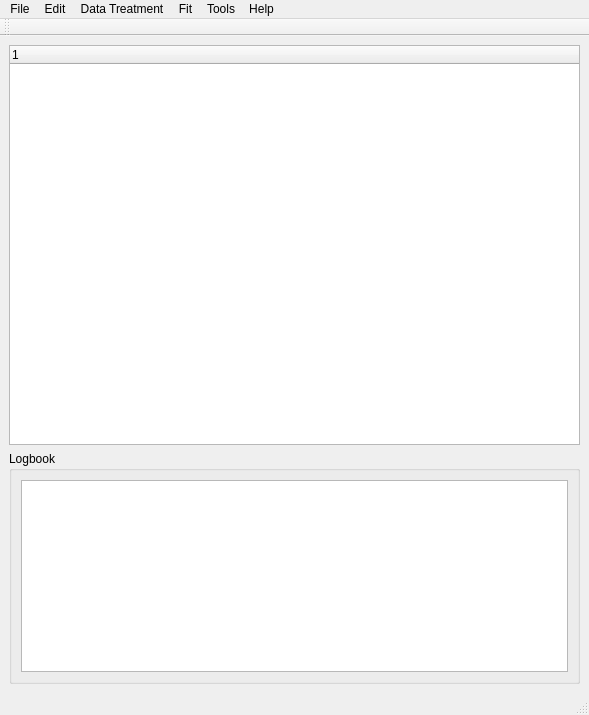
<?xml version="1.0" encoding="UTF-8"?>
<ui version="4.0">
 <class>mainGuisaxsWindows</class>
 <widget class="QMainWindow" name="mainGuisaxsWindows">
  <property name="geometry">
   <rect>
    <x>0</x>
    <y>0</y>
    <width>589</width>
    <height>712</height>
   </rect>
  </property>
  <property name="windowTitle">
   <string>MainWindow</string>
  </property>
  <property name="statusTip">
   <string/>
  </property>
  <widget class="QWidget" name="centralwidget">
   <layout class="QVBoxLayout" name="verticalLayout_5">
    <item>
     <widget class="QTreeWidget" name="treeWidget">
      <property name="minimumSize">
       <size>
        <width>0</width>
        <height>400</height>
       </size>
      </property>
      <property name="alternatingRowColors">
       <bool>false</bool>
      </property>
      <property name="rootIsDecorated">
       <bool>true</bool>
      </property>
      <property name="itemsExpandable">
       <bool>true</bool>
      </property>
      <property name="animated">
       <bool>true</bool>
      </property>
      <property name="expandsOnDoubleClick">
       <bool>true</bool>
      </property>
      <column>
       <property name="text">
        <string notr="true">1</string>
       </property>
      </column>
     </widget>
    </item>
    <item>
     <widget class="QGroupBox" name="groupBox_2">
      <property name="sizePolicy">
       <sizepolicy hsizetype="Expanding" vsizetype="Fixed">
        <horstretch>0</horstretch>
        <verstretch>0</verstretch>
       </sizepolicy>
      </property>
      <property name="maximumSize">
       <size>
        <width>16777215</width>
        <height>400</height>
       </size>
      </property>
      <property name="title">
       <string>Logbook</string>
      </property>
      <layout class="QVBoxLayout" name="verticalLayout_4">
       <item>
        <widget class="QTextBrowser" name="multitxt">
         <property name="sizePolicy">
          <sizepolicy hsizetype="Expanding" vsizetype="Expanding">
           <horstretch>0</horstretch>
           <verstretch>0</verstretch>
          </sizepolicy>
         </property>
        </widget>
       </item>
      </layout>
     </widget>
    </item>
   </layout>
  </widget>
  <widget class="QMenuBar" name="menubar">
   <property name="geometry">
    <rect>
     <x>0</x>
     <y>0</y>
     <width>589</width>
     <height>21</height>
    </rect>
   </property>
   <widget class="QMenu" name="menuFile">
    <property name="title">
     <string>File</string>
    </property>
    <widget class="QMenu" name="menuRecents">
     <property name="title">
      <string>Recents</string>
     </property>
    </widget>
    <addaction name="actionOpen"/>
    <addaction name="actionOpen_Dataset"/>
    <addaction name="actionAppend_Dataset"/>
    <addaction name="separator"/>
    <addaction name="menuRecents"/>
    <addaction name="separator"/>
    <addaction name="actionSave"/>
    <addaction name="actionSave_As"/>
    <addaction name="actionExport"/>
    <addaction name="separator"/>
    <addaction name="actionGenerate_treatment_file"/>
    <addaction name="separator"/>
    <addaction name="actionReset_datas"/>
    <addaction name="separator"/>
    <addaction name="actionExit"/>
   </widget>
   <widget class="QMenu" name="menuEdit">
    <property name="title">
     <string>Edit</string>
    </property>
    <addaction name="actionSelect_All"/>
    <addaction name="actionUnselect_All"/>
    <addaction name="separator"/>
    <addaction name="actionSelect_Only_Parents"/>
    <addaction name="actionSelect_Only_Childs"/>
    <addaction name="separator"/>
    <addaction name="actionRefresh_from_file"/>
    <addaction name="actionRename"/>
    <addaction name="actionRemove"/>
    <addaction name="actionRemove_selected"/>
    <addaction name="actionDuplicate"/>
    <addaction name="actionDuplicate_without_links"/>
    <addaction name="actionRemove_dependencies"/>
    <addaction name="separator"/>
    <addaction name="actionClip_Q_range"/>
    <addaction name="actionScale_Q_range"/>
    <addaction name="actionConcatenate"/>
    <addaction name="separator"/>
    <addaction name="actionCalculator"/>
    <addaction name="actionAddReferenceValue"/>
    <addaction name="separator"/>
    <addaction name="actionChange_color"/>
    <addaction name="separator"/>
    <addaction name="actionSet_as_reference"/>
    <addaction name="actionSet_as_Background"/>
    <addaction name="separator"/>
    <addaction name="actionInfo"/>
   </widget>
   <widget class="QMenu" name="menuData_Treatment">
    <property name="title">
     <string>Data Treatment</string>
    </property>
   </widget>
   <widget class="QMenu" name="menuFit">
    <property name="title">
     <string>Fit</string>
    </property>
   </widget>
   <widget class="QMenu" name="menuTools">
    <property name="title">
     <string>Tools</string>
    </property>
    <addaction name="actionX_ray_absorption"/>
    <addaction name="actionFind_peaks"/>
    <addaction name="actionSmooth"/>
    <addaction name="actionDerivate"/>
    <addaction name="actionInterpolate"/>
    <addaction name="actionGenerate_Noise"/>
    <addaction name="actionStatistics"/>
   </widget>
   <widget class="QMenu" name="menuHelp">
    <property name="title">
     <string>Help</string>
    </property>
    <widget class="QMenu" name="menuDocuments">
     <property name="title">
      <string>Documents</string>
     </property>
     <property name="icon">
      <iconset>
       <normalon>../images/environ.png</normalon>
      </iconset>
     </property>
    </widget>
    <addaction name="menuDocuments"/>
    <addaction name="actionChanges"/>
    <addaction name="actionLicence"/>
    <addaction name="actionAbout"/>
   </widget>
   <addaction name="menuFile"/>
   <addaction name="menuEdit"/>
   <addaction name="menuData_Treatment"/>
   <addaction name="menuFit"/>
   <addaction name="menuTools"/>
   <addaction name="menuHelp"/>
  </widget>
  <widget class="QStatusBar" name="statusbar"/>
  <widget class="QToolBar" name="toolBar">
   <property name="windowTitle">
    <string>toolBar</string>
   </property>
   <attribute name="toolBarArea">
    <enum>TopToolBarArea</enum>
   </attribute>
   <attribute name="toolBarBreak">
    <bool>false</bool>
   </attribute>
  </widget>
  <action name="actionOpen">
   <property name="icon">
    <iconset>
     <normalon>../images/fileopen.png</normalon>
    </iconset>
   </property>
   <property name="text">
    <string>Open</string>
   </property>
  </action>
  <action name="actionOpen_Dataset">
   <property name="icon">
    <iconset>
     <normalon>../images/chart_params.png</normalon>
    </iconset>
   </property>
   <property name="text">
    <string>Open Dataset</string>
   </property>
  </action>
  <action name="actionExit">
   <property name="icon">
    <iconset>
     <normalon>../images/fileclose.png</normalon>
    </iconset>
   </property>
   <property name="text">
    <string>Exit</string>
   </property>
  </action>
  <action name="actionSave">
   <property name="icon">
    <iconset>
     <normalon>../images/filesave.png</normalon>
    </iconset>
   </property>
   <property name="text">
    <string>Save</string>
   </property>
  </action>
  <action name="actionSave_As">
   <property name="icon">
    <iconset>
     <normalon>../images/filesaveas.png</normalon>
    </iconset>
   </property>
   <property name="text">
    <string>Save As</string>
   </property>
  </action>
  <action name="actionReset_datas">
   <property name="text">
    <string>Reset datas</string>
   </property>
  </action>
  <action name="actionSelect_All">
   <property name="text">
    <string>Select All</string>
   </property>
  </action>
  <action name="actionUnselect_All">
   <property name="text">
    <string>Unselect All</string>
   </property>
  </action>
  <action name="actionRefresh_from_file">
   <property name="text">
    <string>Refresh from file</string>
   </property>
  </action>
  <action name="actionRename">
   <property name="text">
    <string>Rename</string>
   </property>
  </action>
  <action name="actionRemove">
   <property name="text">
    <string>Remove</string>
   </property>
  </action>
  <action name="actionDuplicate">
   <property name="text">
    <string>Duplicate</string>
   </property>
  </action>
  <action name="actionDuplicate_without_links">
   <property name="text">
    <string>Duplicate without links</string>
   </property>
  </action>
  <action name="actionClip_Q_range">
   <property name="text">
    <string>Clip Q range</string>
   </property>
  </action>
  <action name="actionScale_Q_range">
   <property name="text">
    <string>Scale Q range</string>
   </property>
  </action>
  <action name="actionConcatenate">
   <property name="text">
    <string>Concatenate</string>
   </property>
  </action>
  <action name="actionDerivate">
   <property name="text">
    <string>Derivate</string>
   </property>
  </action>
  <action name="actionSmooth">
   <property name="text">
    <string>Smooth</string>
   </property>
  </action>
  <action name="actionFind_Peaks">
   <property name="text">
    <string>Find Peaks</string>
   </property>
  </action>
  <action name="actionInterpolate">
   <property name="text">
    <string>Interpolate</string>
   </property>
  </action>
  <action name="actionCalculator">
   <property name="text">
    <string>Calculator</string>
   </property>
  </action>
  <action name="actionStatistics">
   <property name="text">
    <string>Statistics</string>
   </property>
  </action>
  <action name="actionGenerate_Noise">
   <property name="text">
    <string>Generate Noise</string>
   </property>
  </action>
  <action name="actionTransmission_and_Background_correction">
   <property name="text">
    <string>Transmission and Background correction</string>
   </property>
  </action>
  <action name="actionCalculate_Resolution_function">
   <property name="text">
    <string>Calculate Resolution function</string>
   </property>
  </action>
  <action name="actionDesmearing">
   <property name="text">
    <string>Desmearing</string>
   </property>
  </action>
  <action name="actionAbsolute_scaling">
   <property name="text">
    <string>Absolute scaling</string>
   </property>
  </action>
  <action name="actionRadial_averaging">
   <property name="text">
    <string>Radial averaging</string>
   </property>
  </action>
  <action name="actionInvariant">
   <property name="text">
    <string>Invariant</string>
   </property>
  </action>
  <action name="actionX_ray_absorption">
   <property name="text">
    <string>X-ray absorption</string>
   </property>
  </action>
  <action name="actionX_ray_absorption_Xraylib">
   <property name="text">
    <string>X-ray absorption Xraylib</string>
   </property>
  </action>
  <action name="actionFind_peaks">
   <property name="text">
    <string>Find peaks</string>
   </property>
  </action>
  <action name="actionChanges">
   <property name="icon">
    <iconset>
     <normalon>../images/edit24.png</normalon>
    </iconset>
   </property>
   <property name="text">
    <string>Changes</string>
   </property>
  </action>
  <action name="actionLicence">
   <property name="icon">
    <iconset>
     <normaloff>../images/editcopy.png</normaloff>../images/editcopy.png</iconset>
   </property>
   <property name="text">
    <string>License</string>
   </property>
  </action>
  <action name="actionAbout">
   <property name="icon">
    <iconset>
     <normaloff>../images/breakpoint_cond_small.png</normaloff>../images/breakpoint_cond_small.png</iconset>
   </property>
   <property name="text">
    <string>About</string>
   </property>
  </action>
  <action name="actionAppend_Dataset">
   <property name="icon">
    <iconset>
     <normalon>../images/fileimport.png</normalon>
    </iconset>
   </property>
   <property name="text">
    <string>Append a Dataset</string>
   </property>
  </action>
  <action name="actionExport">
   <property name="icon">
    <iconset>
     <normalon>../images/filenew.png</normalon>
    </iconset>
   </property>
   <property name="text">
    <string>Export As text</string>
   </property>
  </action>
  <action name="actionAddReferenceValue">
   <property name="text">
    <string>Add a reference value</string>
   </property>
  </action>
  <action name="actionRemove_dependencies">
   <property name="text">
    <string>Remove dependencies</string>
   </property>
  </action>
  <action name="actionTest">
   <property name="text">
    <string>test</string>
   </property>
  </action>
  <action name="actionModels_2">
   <property name="text">
    <string>Models</string>
   </property>
  </action>
  <action name="actionQsdqsd">
   <property name="text">
    <string>qsdqsd</string>
   </property>
  </action>
  <action name="actionBlablqsd">
   <property name="text">
    <string>blablqsd</string>
   </property>
  </action>
  <action name="actionDoc">
   <property name="text">
    <string>doc</string>
   </property>
  </action>
  <action name="actionChange_color">
   <property name="text">
    <string>Change color</string>
   </property>
  </action>
  <action name="actionSet_as_reference">
   <property name="text">
    <string>Set as reference or solvent</string>
   </property>
  </action>
  <action name="actionSet_as_Background">
   <property name="text">
    <string>Set as Dark/Background</string>
   </property>
  </action>
  <action name="actionRemove_selected">
   <property name="text">
    <string>Remove selected</string>
   </property>
  </action>
  <action name="actionSelect_Only_Parents">
   <property name="text">
    <string>Select Only Parents</string>
   </property>
  </action>
  <action name="actionSelect_Only_Childs">
   <property name="text">
    <string>Select Only Childs</string>
   </property>
  </action>
  <action name="actionGenerate_treatment_file">
   <property name="enabled">
    <bool>false</bool>
   </property>
   <property name="text">
    <string>Generate treatment file</string>
   </property>
  </action>
  <action name="actionInfo">
   <property name="text">
    <string>Info</string>
   </property>
  </action>
 </widget>
 <resources/>
 <connections/>
</ui>
